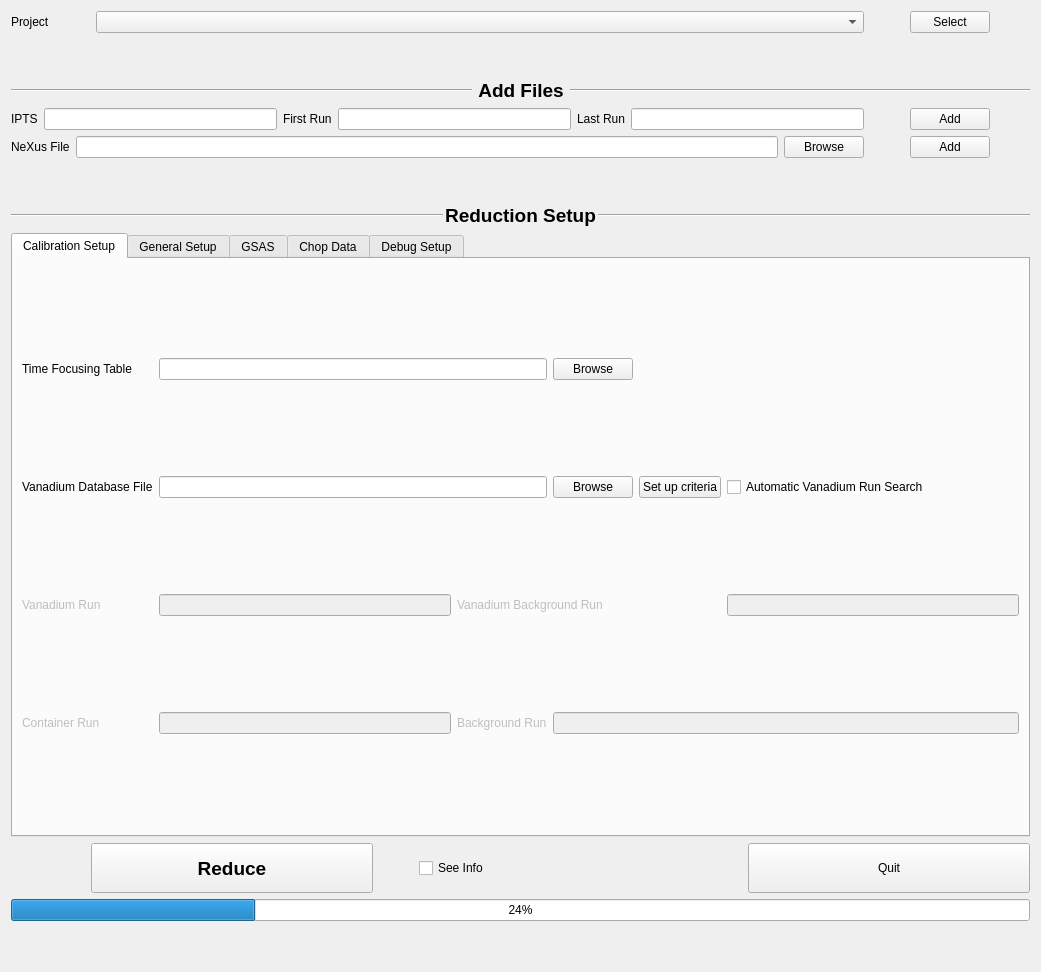
<?xml version="1.0" encoding="UTF-8"?>
<ui version="4.0">
 <class>Form</class>
 <widget class="QWidget" name="Form">
  <property name="geometry">
   <rect>
    <x>0</x>
    <y>0</y>
    <width>1041</width>
    <height>972</height>
   </rect>
  </property>
  <property name="windowTitle">
   <string>Form</string>
  </property>
  <layout class="QGridLayout" name="gridLayout">
   <item row="5" column="0">
    <spacer name="verticalSpacer_2">
     <property name="orientation">
      <enum>Qt::Vertical</enum>
     </property>
     <property name="sizeType">
      <enum>QSizePolicy::Preferred</enum>
     </property>
     <property name="sizeHint" stdset="0">
      <size>
       <width>20</width>
       <height>40</height>
      </size>
     </property>
    </spacer>
   </item>
   <item row="6" column="0">
    <layout class="QHBoxLayout" name="horizontalLayout_9">
     <property name="spacing">
      <number>2</number>
     </property>
     <property name="sizeConstraint">
      <enum>QLayout::SetNoConstraint</enum>
     </property>
     <item>
      <widget class="Line" name="line_6">
       <property name="sizePolicy">
        <sizepolicy hsizetype="Expanding" vsizetype="Fixed">
         <horstretch>0</horstretch>
         <verstretch>0</verstretch>
        </sizepolicy>
       </property>
       <property name="orientation">
        <enum>Qt::Horizontal</enum>
       </property>
      </widget>
     </item>
     <item>
      <widget class="QLabel" name="label_5">
       <property name="font">
        <font>
         <pointsize>14</pointsize>
         <weight>75</weight>
         <bold>true</bold>
        </font>
       </property>
       <property name="text">
        <string>Reduction Setup</string>
       </property>
       <property name="alignment">
        <set>Qt::AlignCenter</set>
       </property>
      </widget>
     </item>
     <item>
      <widget class="Line" name="line">
       <property name="sizePolicy">
        <sizepolicy hsizetype="Expanding" vsizetype="Fixed">
         <horstretch>0</horstretch>
         <verstretch>0</verstretch>
        </sizepolicy>
       </property>
       <property name="orientation">
        <enum>Qt::Horizontal</enum>
       </property>
      </widget>
     </item>
    </layout>
   </item>
   <item row="7" column="0">
    <layout class="QHBoxLayout" name="horizontalLayout_5">
     <item>
      <widget class="QTabWidget" name="tab_calibSetup">
       <property name="sizePolicy">
        <sizepolicy hsizetype="Preferred" vsizetype="Preferred">
         <horstretch>0</horstretch>
         <verstretch>0</verstretch>
        </sizepolicy>
       </property>
       <property name="currentIndex">
        <number>0</number>
       </property>
       <widget class="QWidget" name="tab_advsetup">
        <attribute name="title">
         <string>Calibration Setup</string>
        </attribute>
        <layout class="QGridLayout" name="gridLayout_4">
         <item row="2" column="0">
          <widget class="QLabel" name="label_8">
           <property name="enabled">
            <bool>false</bool>
           </property>
           <property name="text">
            <string>Vanadium Run</string>
           </property>
          </widget>
         </item>
         <item row="0" column="3">
          <widget class="QPushButton" name="pushButton_timeFocusTableFile">
           <property name="text">
            <string>Browse</string>
           </property>
          </widget>
         </item>
         <item row="3" column="1">
          <widget class="QLineEdit" name="lineEdit_16">
           <property name="enabled">
            <bool>false</bool>
           </property>
          </widget>
         </item>
         <item row="1" column="0">
          <widget class="QLabel" name="label_7">
           <property name="toolTip">
            <string>&lt;html&gt;&lt;head/&gt;&lt;body&gt;&lt;p&gt;Vanadium Information file such as&lt;/p&gt;&lt;p&gt;&amp;quot;/SNS/VULCAN/shared/Calibrationfiles/Instrument/Standard/Vanadium/VRecord.txt&amp;quot;&lt;/p&gt;&lt;p&gt;&lt;br/&gt;&lt;/p&gt;&lt;p&gt;Used to look up vanadium run&lt;/p&gt;&lt;/body&gt;&lt;/html&gt;</string>
           </property>
           <property name="text">
            <string>Vanadium Database File</string>
           </property>
          </widget>
         </item>
         <item row="0" column="1" colspan="2">
          <widget class="QLineEdit" name="lineEdit_timeFocusTable"/>
         </item>
         <item row="3" column="0">
          <widget class="QLabel" name="label_22">
           <property name="enabled">
            <bool>false</bool>
           </property>
           <property name="text">
            <string>Container Run</string>
           </property>
          </widget>
         </item>
         <item row="3" column="2">
          <widget class="QLabel" name="label_9">
           <property name="enabled">
            <bool>false</bool>
           </property>
           <property name="text">
            <string>Background Run</string>
           </property>
          </widget>
         </item>
         <item row="1" column="1" colspan="2">
          <widget class="QLineEdit" name="lineEdit_vanDBFile"/>
         </item>
         <item row="3" column="3" colspan="3">
          <widget class="QLineEdit" name="lineEdit_5">
           <property name="enabled">
            <bool>false</bool>
           </property>
          </widget>
         </item>
         <item row="1" column="5">
          <widget class="QCheckBox" name="checkBox_autoVanRun">
           <property name="text">
            <string>Automatic Vanadium Run Search</string>
           </property>
          </widget>
         </item>
         <item row="1" column="3">
          <widget class="QPushButton" name="pushButton_vanDBFile">
           <property name="text">
            <string>Browse</string>
           </property>
          </widget>
         </item>
         <item row="2" column="2" colspan="2">
          <widget class="QLabel" name="label_10">
           <property name="enabled">
            <bool>false</bool>
           </property>
           <property name="text">
            <string>Vanadium Background Run</string>
           </property>
          </widget>
         </item>
         <item row="2" column="5">
          <widget class="QLineEdit" name="lineEdit_6">
           <property name="enabled">
            <bool>false</bool>
           </property>
          </widget>
         </item>
         <item row="0" column="0">
          <widget class="QLabel" name="label_6">
           <property name="toolTip">
            <string>&lt;html&gt;&lt;head/&gt;&lt;body&gt;&lt;p&gt;Time focussing table file.  In PD, it was named as 'calibration file'&lt;/p&gt;&lt;/body&gt;&lt;/html&gt;</string>
           </property>
           <property name="text">
            <string>Time Focusing Table</string>
           </property>
          </widget>
         </item>
         <item row="2" column="1">
          <widget class="QLineEdit" name="lineEdit_4">
           <property name="enabled">
            <bool>false</bool>
           </property>
          </widget>
         </item>
         <item row="1" column="4">
          <widget class="QPushButton" name="pushButton_vanDBCriteriaSetup">
           <property name="toolTip">
            <string>&lt;html&gt;&lt;head/&gt;&lt;body&gt;&lt;p&gt;Launch a dialog box to set up criteria for search corresponding vanadium runs by vanadium database file&lt;/p&gt;&lt;/body&gt;&lt;/html&gt;</string>
           </property>
           <property name="text">
            <string>Set up criteria</string>
           </property>
          </widget>
         </item>
         <item row="0" column="5">
          <spacer name="horizontalSpacer_12">
           <property name="orientation">
            <enum>Qt::Horizontal</enum>
           </property>
           <property name="sizeHint" stdset="0">
            <size>
             <width>40</width>
             <height>20</height>
            </size>
           </property>
          </spacer>
         </item>
        </layout>
       </widget>
       <widget class="QWidget" name="tab_generalsetup">
        <attribute name="title">
         <string>General Setup</string>
        </attribute>
        <layout class="QGridLayout" name="gridLayout_2">
         <item row="0" column="0">
          <layout class="QHBoxLayout" name="horizontalLayout_6">
           <item>
            <widget class="QLabel" name="label_binMin">
             <property name="text">
              <string>TOF Min</string>
             </property>
            </widget>
           </item>
           <item>
            <widget class="QLineEdit" name="lineEdit_binMin"/>
           </item>
           <item>
            <widget class="QLabel" name="label_11">
             <property name="text">
              <string>Bin Size</string>
             </property>
            </widget>
           </item>
           <item>
            <widget class="QLineEdit" name="lineEdit_binSize"/>
           </item>
           <item>
            <widget class="QLabel" name="label_binMax">
             <property name="text">
              <string>TOF Max</string>
             </property>
            </widget>
           </item>
           <item>
            <widget class="QLineEdit" name="lineEdit_binMax"/>
           </item>
           <item>
            <widget class="QComboBox" name="comboBox_binUnit">
             <item>
              <property name="text">
               <string>TOF</string>
              </property>
             </item>
             <item>
              <property name="text">
               <string>dSpacing</string>
              </property>
             </item>
             <item>
              <property name="text">
               <string>Momentum Transfer (Q)</string>
              </property>
             </item>
            </widget>
           </item>
           <item>
            <spacer name="horizontalSpacer_13">
             <property name="orientation">
              <enum>Qt::Horizontal</enum>
             </property>
             <property name="sizeHint" stdset="0">
              <size>
               <width>40</width>
               <height>20</height>
              </size>
             </property>
            </spacer>
           </item>
          </layout>
         </item>
         <item row="1" column="0">
          <layout class="QHBoxLayout" name="horizontalLayout_7">
           <item>
            <widget class="QCheckBox" name="checkBox_chopData">
             <property name="text">
              <string>Chop Data</string>
             </property>
            </widget>
           </item>
           <item>
            <spacer name="horizontalSpacer_26">
             <property name="orientation">
              <enum>Qt::Horizontal</enum>
             </property>
             <property name="sizeHint" stdset="0">
              <size>
               <width>40</width>
               <height>20</height>
              </size>
             </property>
            </spacer>
           </item>
           <item>
            <widget class="QCheckBox" name="checkBox_sumRuns">
             <property name="text">
              <string>Sum Runs</string>
             </property>
            </widget>
           </item>
           <item>
            <spacer name="horizontalSpacer_27">
             <property name="orientation">
              <enum>Qt::Horizontal</enum>
             </property>
             <property name="sizeHint" stdset="0">
              <size>
               <width>40</width>
               <height>20</height>
              </size>
             </property>
            </spacer>
           </item>
           <item>
            <widget class="QCheckBox" name="checkBox_filterBadPulses">
             <property name="text">
              <string>Filter Bad Pulses</string>
             </property>
            </widget>
           </item>
           <item>
            <spacer name="horizontalSpacer_25">
             <property name="orientation">
              <enum>Qt::Horizontal</enum>
             </property>
             <property name="sizeHint" stdset="0">
              <size>
               <width>40</width>
               <height>20</height>
              </size>
             </property>
            </spacer>
           </item>
          </layout>
         </item>
         <item row="2" column="0">
          <layout class="QHBoxLayout" name="horizontalLayout_8">
           <item>
            <widget class="QLabel" name="label_17">
             <property name="text">
              <string>Output Dir</string>
             </property>
            </widget>
           </item>
           <item>
            <widget class="QLineEdit" name="lineEdit_outputDir"/>
           </item>
           <item>
            <widget class="QPushButton" name="pushButton_browseOutputDir">
             <property name="text">
              <string>Browse</string>
             </property>
            </widget>
           </item>
           <item>
            <spacer name="horizontalSpacer_24">
             <property name="orientation">
              <enum>Qt::Horizontal</enum>
             </property>
             <property name="sizeHint" stdset="0">
              <size>
               <width>40</width>
               <height>20</height>
              </size>
             </property>
            </spacer>
           </item>
          </layout>
         </item>
        </layout>
       </widget>
       <widget class="QWidget" name="tab_gsas">
        <attribute name="title">
         <string>GSAS</string>
        </attribute>
        <layout class="QGridLayout" name="gridLayout_3">
         <item row="0" column="0">
          <layout class="QHBoxLayout" name="horizontalLayout_10">
           <item>
            <widget class="QLabel" name="label_12">
             <property name="text">
              <string>GSAS Instrument File</string>
             </property>
            </widget>
           </item>
           <item>
            <widget class="QLineEdit" name="lineEdit_gsasPRMFile"/>
           </item>
           <item>
            <widget class="QPushButton" name="pushButton_gsasPRM">
             <property name="text">
              <string>Bowse</string>
             </property>
            </widget>
           </item>
           <item>
            <spacer name="horizontalSpacer_14">
             <property name="orientation">
              <enum>Qt::Horizontal</enum>
             </property>
             <property name="sizeHint" stdset="0">
              <size>
               <width>40</width>
               <height>20</height>
              </size>
             </property>
            </spacer>
           </item>
          </layout>
         </item>
        </layout>
       </widget>
       <widget class="QWidget" name="tab_2">
        <attribute name="title">
         <string>Chop Data</string>
        </attribute>
        <layout class="QVBoxLayout" name="verticalLayout_3">
         <item>
          <layout class="QHBoxLayout" name="horizontalLayout_13">
           <item>
            <widget class="QRadioButton" name="radioButto_filterByTime">
             <property name="text">
              <string/>
             </property>
            </widget>
           </item>
           <item>
            <spacer name="horizontalSpacer_20">
             <property name="orientation">
              <enum>Qt::Horizontal</enum>
             </property>
             <property name="sizeType">
              <enum>QSizePolicy::Preferred</enum>
             </property>
             <property name="sizeHint" stdset="0">
              <size>
               <width>40</width>
               <height>20</height>
              </size>
             </property>
            </spacer>
           </item>
           <item>
            <widget class="QLabel" name="label_14">
             <property name="text">
              <string>Start Time</string>
             </property>
            </widget>
           </item>
           <item>
            <widget class="QLineEdit" name="lineEdit_filterStartTime"/>
           </item>
           <item>
            <widget class="QLabel" name="label_15">
             <property name="text">
              <string>Stop Time</string>
             </property>
            </widget>
           </item>
           <item>
            <widget class="QLineEdit" name="lineEdit_filterStopTime"/>
           </item>
           <item>
            <widget class="QLabel" name="label_16">
             <property name="text">
              <string>Time Step</string>
             </property>
            </widget>
           </item>
           <item>
            <widget class="QLineEdit" name="lineEdit_filterTimeStep"/>
           </item>
           <item>
            <spacer name="horizontalSpacer_16">
             <property name="orientation">
              <enum>Qt::Horizontal</enum>
             </property>
             <property name="sizeHint" stdset="0">
              <size>
               <width>40</width>
               <height>20</height>
              </size>
             </property>
            </spacer>
           </item>
          </layout>
         </item>
         <item>
          <widget class="Line" name="line_2">
           <property name="orientation">
            <enum>Qt::Horizontal</enum>
           </property>
          </widget>
         </item>
         <item>
          <layout class="QHBoxLayout" name="horizontalLayout_14">
           <item>
            <widget class="QRadioButton" name="radioButton_filterByFile">
             <property name="text">
              <string/>
             </property>
            </widget>
           </item>
           <item>
            <spacer name="horizontalSpacer_21">
             <property name="orientation">
              <enum>Qt::Horizontal</enum>
             </property>
             <property name="sizeType">
              <enum>QSizePolicy::Preferred</enum>
             </property>
             <property name="sizeHint" stdset="0">
              <size>
               <width>40</width>
               <height>20</height>
              </size>
             </property>
            </spacer>
           </item>
           <item>
            <widget class="QLabel" name="label_21">
             <property name="toolTip">
              <string>&lt;html&gt;&lt;head/&gt;&lt;body&gt;&lt;p&gt;User defined time chopping file&lt;/p&gt;&lt;/body&gt;&lt;/html&gt;</string>
             </property>
             <property name="text">
              <string>Pick Time File</string>
             </property>
            </widget>
           </item>
           <item>
            <widget class="QLineEdit" name="lineEdit_17"/>
           </item>
           <item>
            <widget class="QPushButton" name="pushButton_9">
             <property name="text">
              <string>Browse</string>
             </property>
            </widget>
           </item>
           <item>
            <spacer name="horizontalSpacer_17">
             <property name="orientation">
              <enum>Qt::Horizontal</enum>
             </property>
             <property name="sizeHint" stdset="0">
              <size>
               <width>40</width>
               <height>20</height>
              </size>
             </property>
            </spacer>
           </item>
          </layout>
         </item>
         <item>
          <widget class="Line" name="line_3">
           <property name="orientation">
            <enum>Qt::Horizontal</enum>
           </property>
          </widget>
         </item>
         <item>
          <layout class="QHBoxLayout" name="horizontalLayout_15">
           <item>
            <widget class="QRadioButton" name="radioButton_filterByLog">
             <property name="text">
              <string/>
             </property>
            </widget>
           </item>
           <item>
            <spacer name="horizontalSpacer_22">
             <property name="orientation">
              <enum>Qt::Horizontal</enum>
             </property>
             <property name="sizeType">
              <enum>QSizePolicy::Preferred</enum>
             </property>
             <property name="sizeHint" stdset="0">
              <size>
               <width>40</width>
               <height>20</height>
              </size>
             </property>
            </spacer>
           </item>
           <item>
            <widget class="QLabel" name="label_tabSampleLog">
             <property name="sizePolicy">
              <sizepolicy hsizetype="Preferred" vsizetype="Fixed">
               <horstretch>0</horstretch>
               <verstretch>0</verstretch>
              </sizepolicy>
             </property>
             <property name="minimumSize">
              <size>
               <width>20</width>
               <height>0</height>
              </size>
             </property>
             <property name="text">
              <string>Sample Log</string>
             </property>
            </widget>
           </item>
           <item>
            <widget class="QComboBox" name="comboBox_sampleLogNames">
             <property name="sizePolicy">
              <sizepolicy hsizetype="Expanding" vsizetype="Fixed">
               <horstretch>0</horstretch>
               <verstretch>0</verstretch>
              </sizepolicy>
             </property>
            </widget>
           </item>
           <item>
            <spacer name="horizontalSpacer_18">
             <property name="orientation">
              <enum>Qt::Horizontal</enum>
             </property>
             <property name="sizeType">
              <enum>QSizePolicy::Preferred</enum>
             </property>
             <property name="sizeHint" stdset="0">
              <size>
               <width>40</width>
               <height>20</height>
              </size>
             </property>
            </spacer>
           </item>
           <item>
            <widget class="QPushButton" name="pushButton_eventFilterAssistant">
             <property name="text">
              <string>Event Filtering Assistant</string>
             </property>
            </widget>
           </item>
          </layout>
         </item>
         <item>
          <layout class="QHBoxLayout" name="horizontalLayout_16">
           <item>
            <spacer name="horizontalSpacer_23">
             <property name="orientation">
              <enum>Qt::Horizontal</enum>
             </property>
             <property name="sizeType">
              <enum>QSizePolicy::Preferred</enum>
             </property>
             <property name="sizeHint" stdset="0">
              <size>
               <width>40</width>
               <height>20</height>
              </size>
             </property>
            </spacer>
           </item>
           <item>
            <widget class="QLabel" name="label_19">
             <property name="text">
              <string>Min Value</string>
             </property>
            </widget>
           </item>
           <item>
            <widget class="QLineEdit" name="lineEdit_minLogValue"/>
           </item>
           <item>
            <widget class="QLabel" name="label_20">
             <property name="text">
              <string>Max Value</string>
             </property>
            </widget>
           </item>
           <item>
            <widget class="QLineEdit" name="lineEdit_maxLogValue"/>
           </item>
           <item>
            <widget class="QLabel" name="label_18">
             <property name="text">
              <string>Step</string>
             </property>
            </widget>
           </item>
           <item>
            <widget class="QLineEdit" name="lineEdit_logValueStep"/>
           </item>
           <item>
            <spacer name="horizontalSpacer_19">
             <property name="orientation">
              <enum>Qt::Horizontal</enum>
             </property>
             <property name="sizeHint" stdset="0">
              <size>
               <width>40</width>
               <height>20</height>
              </size>
             </property>
            </spacer>
           </item>
          </layout>
         </item>
        </layout>
       </widget>
       <widget class="QWidget" name="tab_debugSetup">
        <attribute name="title">
         <string>Debug Setup</string>
        </attribute>
        <layout class="QGridLayout" name="gridLayout_7">
         <item row="0" column="0">
          <layout class="QVBoxLayout" name="verticalLayout_2">
           <item>
            <layout class="QHBoxLayout" name="horizontalLayout_11">
             <item>
              <widget class="QLabel" name="label_13">
               <property name="text">
                <string>Base Data Path</string>
               </property>
              </widget>
             </item>
             <item>
              <widget class="QLineEdit" name="lineEdit_baseDataPath"/>
             </item>
             <item>
              <widget class="QPushButton" name="pushButton_browseBaseDataPath">
               <property name="text">
                <string>Browse</string>
               </property>
              </widget>
             </item>
             <item>
              <spacer name="horizontalSpacer_15">
               <property name="orientation">
                <enum>Qt::Horizontal</enum>
               </property>
               <property name="sizeHint" stdset="0">
                <size>
                 <width>40</width>
                 <height>20</height>
                </size>
               </property>
              </spacer>
             </item>
            </layout>
           </item>
           <item>
            <layout class="QHBoxLayout" name="horizontalLayout_12"/>
           </item>
          </layout>
         </item>
        </layout>
       </widget>
      </widget>
     </item>
    </layout>
   </item>
   <item row="2" column="0">
    <layout class="QHBoxLayout" name="horizontalLayout_3">
     <item>
      <widget class="Line" name="line_5">
       <property name="sizePolicy">
        <sizepolicy hsizetype="Expanding" vsizetype="Fixed">
         <horstretch>0</horstretch>
         <verstretch>0</verstretch>
        </sizepolicy>
       </property>
       <property name="orientation">
        <enum>Qt::Horizontal</enum>
       </property>
      </widget>
     </item>
     <item>
      <widget class="QLabel" name="label_SectionAddFiles">
       <property name="sizePolicy">
        <sizepolicy hsizetype="Preferred" vsizetype="Fixed">
         <horstretch>0</horstretch>
         <verstretch>0</verstretch>
        </sizepolicy>
       </property>
       <property name="font">
        <font>
         <pointsize>14</pointsize>
         <weight>75</weight>
         <bold>true</bold>
        </font>
       </property>
       <property name="text">
        <string>Add Files</string>
       </property>
       <property name="alignment">
        <set>Qt::AlignCenter</set>
       </property>
      </widget>
     </item>
     <item>
      <widget class="Line" name="line_4">
       <property name="sizePolicy">
        <sizepolicy hsizetype="Expanding" vsizetype="Fixed">
         <horstretch>0</horstretch>
         <verstretch>0</verstretch>
        </sizepolicy>
       </property>
       <property name="orientation">
        <enum>Qt::Horizontal</enum>
       </property>
      </widget>
     </item>
    </layout>
   </item>
   <item row="4" column="0">
    <layout class="QHBoxLayout" name="horizontalLayout_4">
     <item>
      <widget class="QLabel" name="label_4">
       <property name="text">
        <string>NeXus File</string>
       </property>
      </widget>
     </item>
     <item>
      <widget class="QLineEdit" name="lineEdit_nexusFile"/>
     </item>
     <item>
      <widget class="QPushButton" name="pushButton_browseNxsFile">
       <property name="text">
        <string>Browse</string>
       </property>
      </widget>
     </item>
     <item>
      <spacer name="horizontalSpacer_6">
       <property name="orientation">
        <enum>Qt::Horizontal</enum>
       </property>
       <property name="sizeType">
        <enum>QSizePolicy::Preferred</enum>
       </property>
       <property name="sizeHint" stdset="0">
        <size>
         <width>40</width>
         <height>20</height>
        </size>
       </property>
      </spacer>
     </item>
     <item>
      <widget class="QPushButton" name="pushButton_addNxsFile">
       <property name="text">
        <string>Add</string>
       </property>
      </widget>
     </item>
     <item>
      <spacer name="horizontalSpacer_7">
       <property name="orientation">
        <enum>Qt::Horizontal</enum>
       </property>
       <property name="sizeType">
        <enum>QSizePolicy::Preferred</enum>
       </property>
       <property name="sizeHint" stdset="0">
        <size>
         <width>40</width>
         <height>20</height>
        </size>
       </property>
      </spacer>
     </item>
    </layout>
   </item>
   <item row="3" column="0">
    <layout class="QHBoxLayout" name="horizontalLayout_2">
     <item>
      <widget class="QLabel" name="label">
       <property name="text">
        <string>IPTS</string>
       </property>
      </widget>
     </item>
     <item>
      <widget class="QLineEdit" name="lineEdit_ipts"/>
     </item>
     <item>
      <widget class="QLabel" name="label_2">
       <property name="text">
        <string>First Run</string>
       </property>
      </widget>
     </item>
     <item>
      <widget class="QLineEdit" name="lineEdit_runstart"/>
     </item>
     <item>
      <widget class="QLabel" name="label_3">
       <property name="text">
        <string>Last Run</string>
       </property>
      </widget>
     </item>
     <item>
      <widget class="QLineEdit" name="lineEdit_runend"/>
     </item>
     <item>
      <spacer name="horizontalSpacer_5">
       <property name="orientation">
        <enum>Qt::Horizontal</enum>
       </property>
       <property name="sizeType">
        <enum>QSizePolicy::Preferred</enum>
       </property>
       <property name="sizeHint" stdset="0">
        <size>
         <width>40</width>
         <height>20</height>
        </size>
       </property>
      </spacer>
     </item>
     <item>
      <widget class="QPushButton" name="pushButton_addRuns">
       <property name="text">
        <string>Add</string>
       </property>
      </widget>
     </item>
     <item>
      <spacer name="horizontalSpacer_4">
       <property name="orientation">
        <enum>Qt::Horizontal</enum>
       </property>
       <property name="sizeType">
        <enum>QSizePolicy::Preferred</enum>
       </property>
       <property name="sizeHint" stdset="0">
        <size>
         <width>40</width>
         <height>20</height>
        </size>
       </property>
      </spacer>
     </item>
    </layout>
   </item>
   <item row="0" column="0">
    <layout class="QHBoxLayout" name="horizontalLayout">
     <item>
      <widget class="QLabel" name="label_project">
       <property name="sizePolicy">
        <sizepolicy hsizetype="Fixed" vsizetype="Preferred">
         <horstretch>40</horstretch>
         <verstretch>0</verstretch>
        </sizepolicy>
       </property>
       <property name="text">
        <string>Project</string>
       </property>
      </widget>
     </item>
     <item>
      <spacer name="horizontalSpacer">
       <property name="orientation">
        <enum>Qt::Horizontal</enum>
       </property>
       <property name="sizeType">
        <enum>QSizePolicy::Preferred</enum>
       </property>
       <property name="sizeHint" stdset="0">
        <size>
         <width>40</width>
         <height>20</height>
        </size>
       </property>
      </spacer>
     </item>
     <item>
      <widget class="QComboBox" name="comboBox_projectNames">
       <property name="sizePolicy">
        <sizepolicy hsizetype="Preferred" vsizetype="Fixed">
         <horstretch>40</horstretch>
         <verstretch>0</verstretch>
        </sizepolicy>
       </property>
      </widget>
     </item>
     <item>
      <spacer name="horizontalSpacer_2">
       <property name="orientation">
        <enum>Qt::Horizontal</enum>
       </property>
       <property name="sizeType">
        <enum>QSizePolicy::Preferred</enum>
       </property>
       <property name="sizeHint" stdset="0">
        <size>
         <width>40</width>
         <height>20</height>
        </size>
       </property>
      </spacer>
     </item>
     <item>
      <widget class="QPushButton" name="pushButton_selectproject">
       <property name="text">
        <string>Select</string>
       </property>
      </widget>
     </item>
     <item>
      <spacer name="horizontalSpacer_3">
       <property name="orientation">
        <enum>Qt::Horizontal</enum>
       </property>
       <property name="sizeHint" stdset="0">
        <size>
         <width>40</width>
         <height>20</height>
        </size>
       </property>
      </spacer>
     </item>
    </layout>
   </item>
   <item row="1" column="0">
    <spacer name="verticalSpacer">
     <property name="orientation">
      <enum>Qt::Vertical</enum>
     </property>
     <property name="sizeType">
      <enum>QSizePolicy::Preferred</enum>
     </property>
     <property name="sizeHint" stdset="0">
      <size>
       <width>20</width>
       <height>40</height>
      </size>
     </property>
    </spacer>
   </item>
   <item row="9" column="0">
    <layout class="QGridLayout" name="gridLayout_6">
     <item row="0" column="0">
      <spacer name="horizontalSpacer_8">
       <property name="orientation">
        <enum>Qt::Horizontal</enum>
       </property>
       <property name="sizeType">
        <enum>QSizePolicy::Preferred</enum>
       </property>
       <property name="sizeHint" stdset="0">
        <size>
         <width>40</width>
         <height>20</height>
        </size>
       </property>
      </spacer>
     </item>
     <item row="0" column="3">
      <spacer name="horizontalSpacer_9">
       <property name="orientation">
        <enum>Qt::Horizontal</enum>
       </property>
       <property name="sizeType">
        <enum>QSizePolicy::Preferred</enum>
       </property>
       <property name="sizeHint" stdset="0">
        <size>
         <width>40</width>
         <height>20</height>
        </size>
       </property>
      </spacer>
     </item>
     <item row="0" column="2">
      <widget class="QPushButton" name="pushButton_reduceData">
       <property name="sizePolicy">
        <sizepolicy hsizetype="Preferred" vsizetype="Preferred">
         <horstretch>0</horstretch>
         <verstretch>0</verstretch>
        </sizepolicy>
       </property>
       <property name="minimumSize">
        <size>
         <width>0</width>
         <height>50</height>
        </size>
       </property>
       <property name="font">
        <font>
         <pointsize>14</pointsize>
         <weight>75</weight>
         <bold>true</bold>
        </font>
       </property>
       <property name="text">
        <string>Reduce</string>
       </property>
       <property name="iconSize">
        <size>
         <width>16</width>
         <height>16</height>
        </size>
       </property>
      </widget>
     </item>
     <item row="0" column="4">
      <widget class="QCheckBox" name="checkBox_reduceinfo">
       <property name="text">
        <string>See Info</string>
       </property>
      </widget>
     </item>
     <item row="0" column="5">
      <spacer name="horizontalSpacer_10">
       <property name="orientation">
        <enum>Qt::Horizontal</enum>
       </property>
       <property name="sizeType">
        <enum>QSizePolicy::Preferred</enum>
       </property>
       <property name="sizeHint" stdset="0">
        <size>
         <width>40</width>
         <height>20</height>
        </size>
       </property>
      </spacer>
     </item>
     <item row="0" column="1">
      <spacer name="horizontalSpacer_11">
       <property name="orientation">
        <enum>Qt::Horizontal</enum>
       </property>
       <property name="sizeType">
        <enum>QSizePolicy::Preferred</enum>
       </property>
       <property name="sizeHint" stdset="0">
        <size>
         <width>40</width>
         <height>20</height>
        </size>
       </property>
      </spacer>
     </item>
     <item row="0" column="6">
      <widget class="QPushButton" name="pushButton_quit">
       <property name="sizePolicy">
        <sizepolicy hsizetype="Preferred" vsizetype="Preferred">
         <horstretch>0</horstretch>
         <verstretch>0</verstretch>
        </sizepolicy>
       </property>
       <property name="text">
        <string>Quit</string>
       </property>
      </widget>
     </item>
    </layout>
   </item>
   <item row="11" column="0">
    <spacer name="verticalSpacer_3">
     <property name="orientation">
      <enum>Qt::Vertical</enum>
     </property>
     <property name="sizeType">
      <enum>QSizePolicy::Preferred</enum>
     </property>
     <property name="sizeHint" stdset="0">
      <size>
       <width>20</width>
       <height>40</height>
      </size>
     </property>
    </spacer>
   </item>
   <item row="10" column="0">
    <layout class="QHBoxLayout" name="horizontalLayout_17">
     <item>
      <widget class="QProgressBar" name="progressBar">
       <property name="value">
        <number>24</number>
       </property>
      </widget>
     </item>
    </layout>
   </item>
  </layout>
 </widget>
 <resources/>
 <connections/>
</ui>
